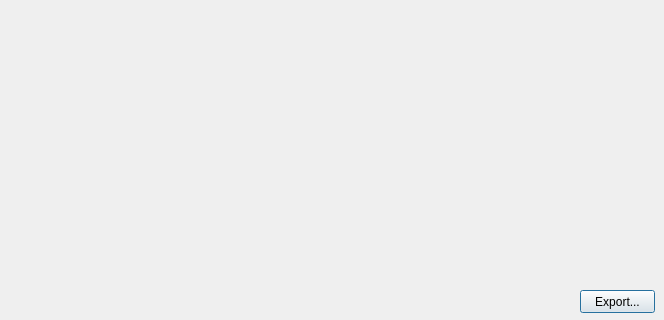
<?xml version="1.0" encoding="UTF-8"?>
<ui version="4.0">
 <class>SpectrumViewer</class>
 <widget class="QDialog" name="SpectrumViewer">
  <property name="geometry">
   <rect>
    <x>0</x>
    <y>0</y>
    <width>664</width>
    <height>320</height>
   </rect>
  </property>
  <property name="windowTitle">
   <string>View Spectrum</string>
  </property>
  <property name="windowIcon">
   <iconset resource="resources.qrc">
    <normaloff>:/icons/vespuccilogo.svg</normaloff>:/icons/vespuccilogo.svg</iconset>
  </property>
  <widget class="QCustomPlot" name="spectrum" native="true">
   <property name="geometry">
    <rect>
     <x>9</x>
     <y>9</y>
     <width>646</width>
     <height>273</height>
    </rect>
   </property>
  </widget>
  <widget class="QPushButton" name="pushButton">
   <property name="geometry">
    <rect>
     <x>580</x>
     <y>290</y>
     <width>75</width>
     <height>23</height>
    </rect>
   </property>
   <property name="text">
    <string>Export...</string>
   </property>
  </widget>
 </widget>
 <customwidgets>
  <customwidget>
   <class>QCustomPlot</class>
   <extends>QWidget</extends>
   <header>qcustomplot.h</header>
   <container>1</container>
  </customwidget>
 </customwidgets>
 <resources>
  <include location="resources.qrc"/>
 </resources>
 <connections/>
</ui>
